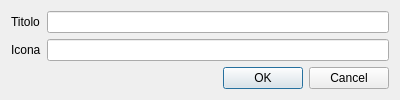
<?xml version="1.0" encoding="UTF-8"?>
<ui version="4.0">
 <class>ModifyAmbitoDialog</class>
 <widget class="QDialog" name="ModifyAmbitoDialog">
  <property name="geometry">
   <rect>
    <x>0</x>
    <y>0</y>
    <width>400</width>
    <height>95</height>
   </rect>
  </property>
  <property name="windowTitle">
   <string>Gestione ambiti della collezione</string>
  </property>
  <layout class="QFormLayout" name="formLayout">
   <item row="0" column="0">
    <widget class="QLabel" name="label">
     <property name="text">
      <string>Titolo</string>
     </property>
    </widget>
   </item>
   <item row="0" column="1">
    <widget class="QLineEdit" name="titolo"/>
   </item>
   <item row="1" column="0">
    <widget class="QLabel" name="label_2">
     <property name="text">
      <string>Icona</string>
     </property>
    </widget>
   </item>
   <item row="1" column="1">
    <widget class="QLineEdit" name="icona"/>
   </item>
   <item row="2" column="0" colspan="2">
    <widget class="QDialogButtonBox" name="buttonBox">
     <property name="orientation">
      <enum>Qt::Horizontal</enum>
     </property>
     <property name="standardButtons">
      <set>QDialogButtonBox::Cancel|QDialogButtonBox::Ok</set>
     </property>
    </widget>
   </item>
  </layout>
 </widget>
 <resources/>
 <connections>
  <connection>
   <sender>buttonBox</sender>
   <signal>accepted()</signal>
   <receiver>ModifyAmbitoDialog</receiver>
   <slot>accept()</slot>
   <hints>
    <hint type="sourcelabel">
     <x>248</x>
     <y>254</y>
    </hint>
    <hint type="destinationlabel">
     <x>157</x>
     <y>274</y>
    </hint>
   </hints>
  </connection>
  <connection>
   <sender>buttonBox</sender>
   <signal>rejected()</signal>
   <receiver>ModifyAmbitoDialog</receiver>
   <slot>reject()</slot>
   <hints>
    <hint type="sourcelabel">
     <x>316</x>
     <y>260</y>
    </hint>
    <hint type="destinationlabel">
     <x>286</x>
     <y>274</y>
    </hint>
   </hints>
  </connection>
 </connections>
</ui>
